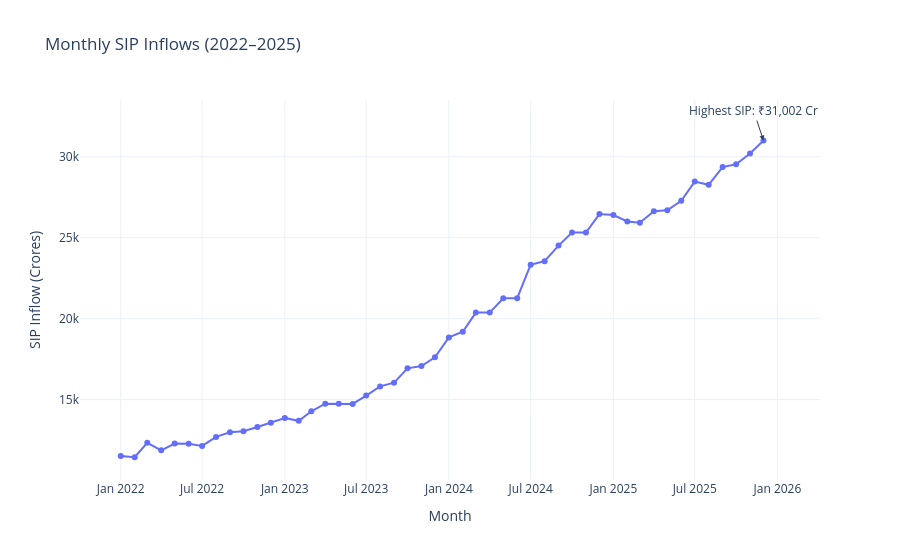

Notebook source saved alongside this figure:
### Code cell
import plotly.express as px

sip["month"] = pd.to_datetime(sip["month"])

fig = px.line(
    sip,
    x="month",
    y="sip_inflow_crore",
    markers=True,
    title="Monthly SIP Inflows (2022–2025)"
)

# Highest value
highest = sip.loc[sip["sip_inflow_crore"].idxmax()]

fig.add_annotation(
    x=highest["month"].to_pydatetime(),
    y=highest["sip_inflow_crore"],
    text=f"Highest SIP: ₹{highest['sip_inflow_crore']:,.0f} Cr",
    showarrow=True,
    arrowhead=2
)

fig.update_layout(
    template="plotly_white",
    xaxis_title="Month",
    yaxis_title="SIP Inflow (Crores)"
)

fig.show()
fig.write_image("../charts/sip_trend.png")

### Figure 1 — Plotly figure (JSON) as saved in the notebook; plotly's stock layout.template omitted (floating-point values rounded to 4 significant figures)
{"data": [{"hovertemplate": "month=%{x}<br>sip_inflow_crore=%{y}<extra></extra>", "legendgroup": "", "line": {"color": "#636efa", "dash": "solid"}, "marker": {"symbol": "circle"}, "mode": "lines+markers", "name": "", "orientation": "v", "showlegend": false, "type": "scatter", "x": ["2022-01-01T00:00:00", "2022-02-01T00:00:00", "2022-03-01T00:00:00", "2022-04-01T00:00:00", "2022-05-01T00:00:00", "2022-06-01T00:00:00", "2022-07-01T00:00:00", "2022-08-01T00:00:00", "2022-09-01T00:00:00", "2022-10-01T00:00:00", "2022-11-01T00:00:00", "2022-12-01T00:00:00", "2023-01-01T00:00:00", "2023-02-01T00:00:00", "2023-03-01T00:00:00", "2023-04-01T00:00:00", "2023-05-01T00:00:00", "2023-06-01T00:00:00", "2023-07-01T00:00:00", "2023-08-01T00:00:00", "2023-09-01T00:00:00", "2023-10-01T00:00:00", "2023-11-01T00:00:00", "2023-12-01T00:00:00", "2024-01-01T00:00:00", "2024-02-01T00:00:00", "2024-03-01T00:00:00", "2024-04-01T00:00:00", "2024-05-01T00:00:00", "2024-06-01T00:00:00", "2024-07-01T00:00:00", "2024-08-01T00:00:00", "2024-09-01T00:00:00", "2024-10-01T00:00:00", "2024-11-01T00:00:00", "2024-12-01T00:00:00", "2025-01-01T00:00:00", "2025-02-01T00:00:00", "2025-03-01T00:00:00", "2025-04-01T00:00:00", "2025-05-01T00:00:00", "2025-06-01T00:00:00", "2025-07-01T00:00:00", "2025-08-01T00:00:00", "2025-09-01T00:00:00", "2025-10-01T00:00:00", "2025-11-01T00:00:00", "2025-12-01T00:00:00"], "xaxis": "x", "y": [11517, 11438, 12328, 11863, 12286, 12276, 12140, 12694, 12976, 13040, 13306, 13573, 13856, 13687, 14276, 14749, 14749, 14734, 15245, 15814, 16042, 16928, 17073, 17610, 18838, 19187, 20371, 20371, 21262, 21262, 23332, 23547, 24509, 25323, 25320, 26459, 26400, 25999, 25926, 26632, 26688, 27274, 28464, 28265, 29361, 29529, 30200, 31002], "yaxis": "y"}], "layout": {"annotations": [{"arrowhead": 2, "showarrow": true, "text": "Highest SIP: ₹31,002 Cr", "x": "2025-12-01T00:00:00", "y": 31002}], "legend": {"tracegroupgap": 0}, "title": {"text": "Monthly SIP Inflows (2022–2025)"}, "xaxis": {"anchor": "y", "domain": [0, 1], "title": {"text": "Month"}}, "yaxis": {"anchor": "x", "domain": [0, 1], "title": {"text": "SIP Inflow (Crores)"}}}}
